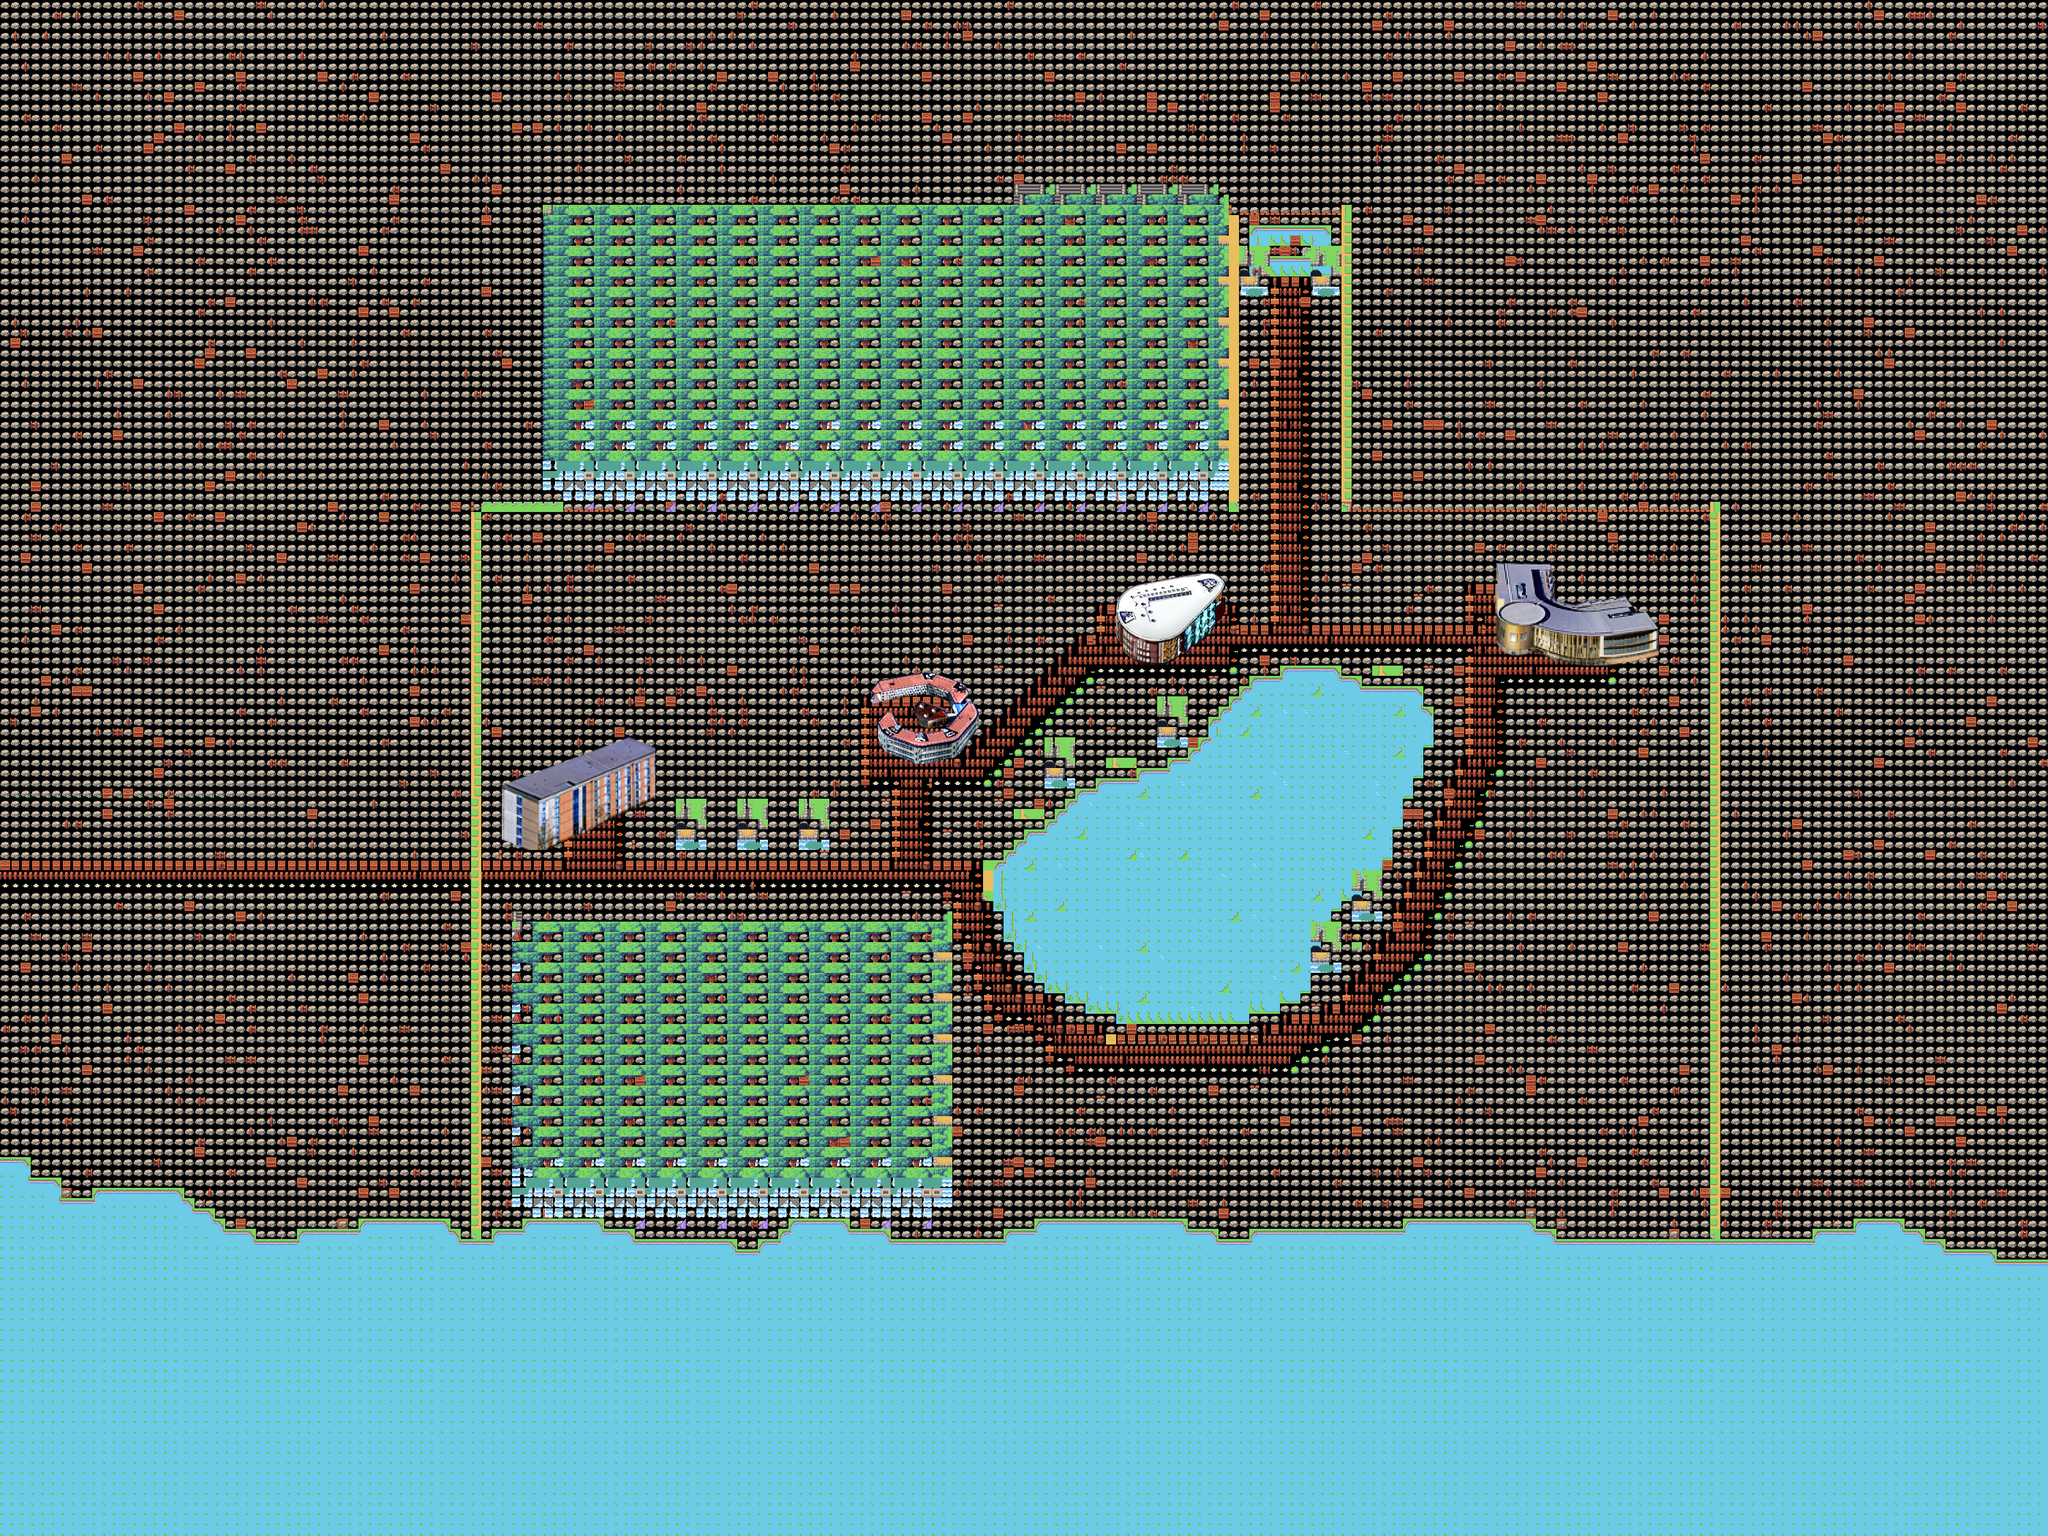

Below is a game level as drawn by its tile map, then a one-line description and the .tmx that defines it (tile-layer data replaced by summaries):
An orthogonal 200x150 tile map with 24x24 px tiles, 8 tile layers (Ground, plants, shadows, lake, ...), 5 tilesets and 107 objects.

<map version="1.10" tiledversion="1.10.2" orientation="orthogonal" renderorder="left-up" width="200" height="150" tilewidth="24" tileheight="24" infinite="0" nextlayerid="16" nextobjectid="183">
 <properties>
  <property name="backgroundLayers" value="0,1,2,3,4,5,6" />
  <property name="foregroundLayers" value="7" />
  <property name="objectLayers" value="8" />
 </properties>
 <tileset firstgid="1" source="Tilemaps/StarRealmsCozyForestPack24x24.tsx" />
 <tileset firstgid="529" source="Tilemaps/RCH.tsx" />
 <tileset firstgid="649" source="Tilemaps/compsci.tsx" />
 <tileset firstgid="793" source="Tilemaps/piazza.tsx" />
 <tileset firstgid="1009" source="Tilemaps/Constantine.tsx" />
 <layer id="1" name="Ground" width="200" height="150">
  <data>[30000 cells, 30000 non-empty, 27 distinct tile ids]</data>
 </layer>
 <layer id="14" name="plants" width="200" height="150">
  <data>[30000 cells, 28902 non-empty, 17 distinct tile ids]</data>
 </layer>
 <layer id="10" name="shadows" width="200" height="150">
  <data>[30000 cells, 809 non-empty, 18 distinct tile ids]</data>
 </layer>
 <layer id="13" name="lake" width="200" height="150">
  <data>[30000 cells, 7201 non-empty, 44 distinct tile ids]</data>
 </layer>
 <layer id="9" name="decor" width="200" height="150">
  <data>[30000 cells, 416 non-empty, 26 distinct tile ids]</data>
 </layer>
 <layer id="6" name="buildings" width="200" height="150">
  <data>[30000 cells, 534 non-empty, 497 distinct tile ids]</data>
 </layer>
 <layer id="7" name="trees" width="200" height="150">
  <data>[30000 cells, 3090 non-empty, 38 distinct tile ids]</data>
 </layer>
 <layer id="11" name="building top" width="200" height="150">
  <data>[30000 cells, 396 non-empty, 89 distinct tile ids]</data>
 </layer>
 <objectgroup id="3" name="objects">
  <object id="8" x="96.9697" y="3854.55" width="21.2121" height="3.0303" />
  <object id="12" x="2896" y="-2512" />
  <object id="54" x="2599.25" y="2425.5" width="345.25" height="21.5" />
  <object id="55" x="1104.73" y="1177.82" width="1792.19" height="21" />
  <object id="56" x="1152" y="1992" width="24" height="24">
   <properties>
    <property name="text">Campus West
Coming soon!</property>
   </properties>
  </object>
  <object id="57" x="1224" y="2160" width="984" height="696" />
  <object id="58" x="1921.33" y="2168" />
  <object id="59" x="1108.55" y="1182.11" width="14.9091" height="1729.64" />
  <object id="61" x="2885" y="480" width="14" height="720" />
  <object id="62" x="2904" y="1608" width="432" height="216" />
  <object id="63" x="2928" y="1584" width="264" height="24" />
  <object id="64" x="3000" y="1560" width="144" height="24" />
  <object id="65" x="2616" y="1824" width="312" height="576" />
  <object id="68" x="2664" y="1800" width="408" height="528" />
  <object id="69" x="2832" y="1680" width="408" height="384" />
  <object id="70" x="2784" y="1752" width="480" height="264" />
  <object id="71" x="2856" y="1656" width="456" height="216" />
  <object id="72" x="2880" y="1632" width="408" height="312" />
  <object id="73" x="3336" y="1656" width="24" height="96" />
  <object id="74" x="2496" y="1872" width="552" height="480" />
  <object id="77" x="2520" y="1848" width="600" height="336" />
  <object id="78" x="2568" y="1824" width="624" height="288" />
  <object id="79" x="3192" y="2064" width="24" height="24" />
  <object id="80" x="3120" y="2112" width="24" height="24" />
  <object id="81" x="2808" y="1728" width="24" height="24" />
  <object id="82" x="2400" y="1944" width="120" height="336" />
  <object id="83" x="2736" y="1776" width="48" height="24" />
  <object id="84" x="2448" y="2280" width="48" height="48" />
  <object id="85" x="2424" y="2280" width="24" height="24" />
  <object id="87" x="2352" y="1992" width="48" height="216" />
  <object id="88" x="2376" y="1968" width="24" height="264" />
  <object id="89" x="2328" y="2016" width="24" height="120" />
  <object id="91" x="2544" y="2352" width="456" height="24" />
  <object id="92" x="3072" y="2184" width="24" height="72" />
  <object id="94" x="2883.67" y="480" width="277.333" height="24" />
  <object id="95" x="2928" y="600" width="192" height="48" />
  <object id="96" x="2928" y="528" width="192" height="48" />
  <object id="97" x="3072" y="576" width="48" height="24" />
  <object id="98" x="2928" y="576" width="48" height="24" />
  <object id="99" x="1776" y="2904" width="2784" height="24" />
  <object id="100" x="4656" y="2952" width="144" height="24" />
  <object id="101" x="4536" y="2928" width="144" height="24" />
  <object id="102" x="4248" y="2880" width="264" height="24" />
  <object id="103" x="4344" y="2856" width="120" height="24" />
  <object id="104" x="2928" y="2880" width="720" height="24" />
  <object id="105" x="3288" y="2856" width="312" height="24" />
  <object id="106" x="2352" y="2880" width="504" height="24" />
  <object id="107" x="2424" y="2856" width="360" height="24" />
  <object id="108" x="1824" y="2880" width="264" height="24" />
  </objectgroup>
</map>
<!-- 58 of 107 objects omitted -->